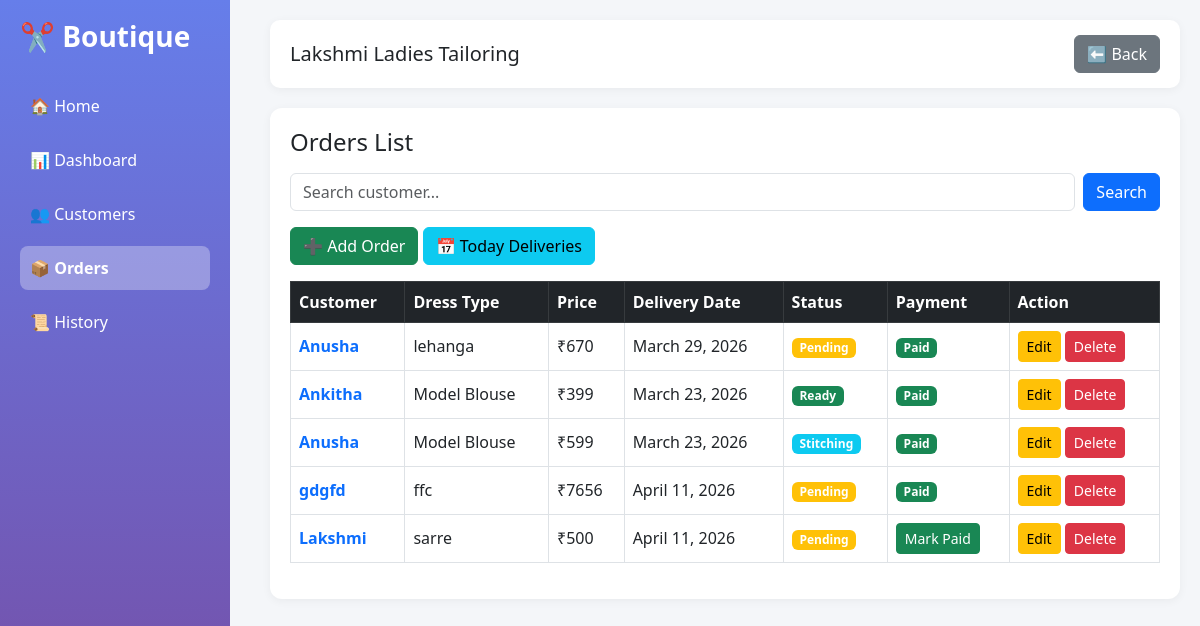
/orders/, run on an earlier commit of the app's database.
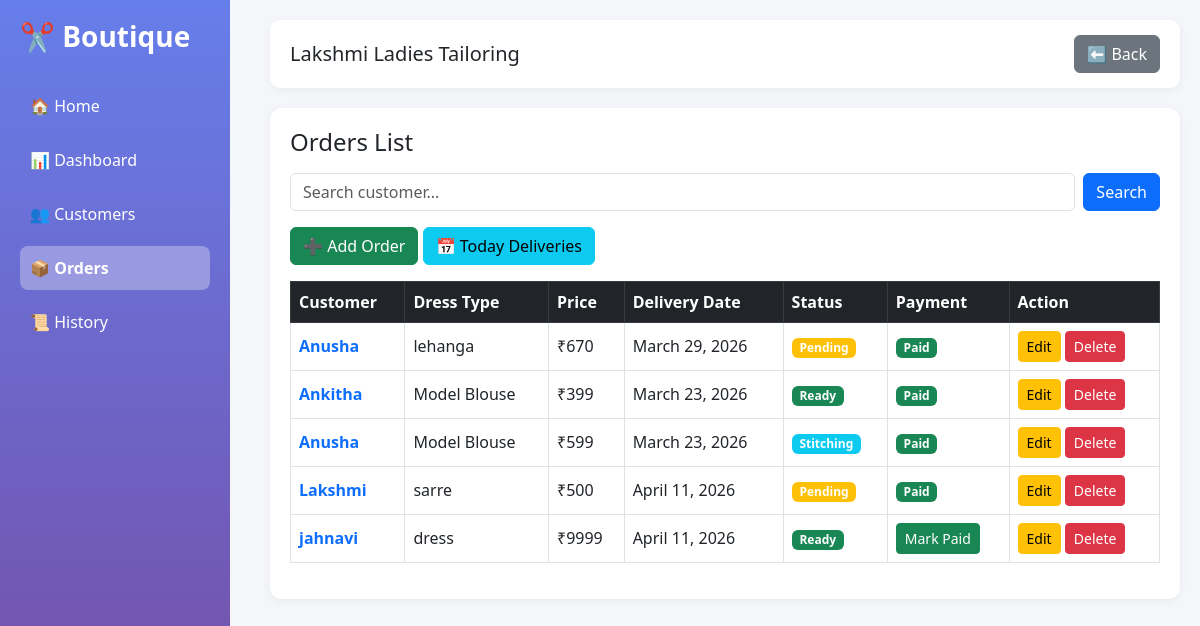
And on a later commit of the database.
### customers/models.py (models this page shows, shortened)
class Order(models.Model):
    STATUS_CHOICES = [
        ('pending', 'Pending'),
        ('stitching', 'In Stitching'),
        ('ready', 'Ready'),
        ('delivered', 'Delivered'),
    ]
    PAYMENT_CHOICES = [
        ('pending', 'Pending'),
        ('paid', 'Paid'),
    ]
    customer = models.ForeignKey(Customer, on_delete=models.CASCADE)
    dress_type = models.CharField(max_length=100)
    price = models.IntegerField()
    order_date = models.DateField()
    delivery_date = models.DateField()
    status = models.CharField(
        max_length=20,
        choices=STATUS_CHOICES,
        default='pending'
    )
    payment_status = models.CharField(
        max_length=10,
        choices=PAYMENT_CHOICES,
        default='pending'
    )
    customer = models.ForeignKey(Customer, on_delete=models.CASCADE)
    dress_type = models.CharField(max_length=100)
    price = models.IntegerField()
    order_date = models.DateField()
    delivery_date = models.DateField()
    status = models.CharField(max_length=20, choices=STATUS_CHOICES, default='pending')

class Customer(models.Model):
    name=models.CharField(max_length=100)
    phone=models.CharField(max_length=15)
    address=models.TextField()

### customers/views.py (the view)
# urls.py: path('orders/', order_list),
def order_list(request):
    query = request.GET.get('q')
    if query:
        orders = Order.objects.filter(customer__name__icontains=query)
    else:
        orders = Order.objects.all()
    return render(request, 'order_list.html', {'orders': orders})

### customers/templates/order_list.html
{% extends 'base.html' %}
{% block content %}
<h4 class="mb-3">Orders List</h4>
<form method="GET" class="mb-3 d-flex gap-2">
    <input type="text" name="q" placeholder="Search customer..."
           class="form-control">
    <button type="submit" class="btn btn-primary">
        Search
    </button>
</form>
<div class="mb-3">
    <a href="/add-order/" class="btn btn-success">➕ Add Order</a>
    <a href="/today-deliveries/" class="btn btn-info">
        📅 Today Deliveries
    </a>
</div>
<table class="table table-bordered table-hover align-middle">
<thead class="table-dark">
<tr>
    <th>Customer</th>
    <th>Dress Type</th>
    <th>Price</th>
    <th>Delivery Date</th>
    <th>Status</th>
    <th>Payment</th>
    <th>Action</th>
</tr>
</thead>
<tbody>
{% for order in orders %}
<tr>
    <td>
        <a href="/customer-measurements/{{ order.customer.id }}/"
           class="text-decoration-none fw-semibold">
            {{ order.customer.name }}
        </a>
    </td>
    <td>{{ order.dress_type }}</td>
    <td>₹{{ order.price }}</td>
    <td>{{ order.delivery_date }}</td>
    <td>
        {% if order.status == "pending" %}
            <span class="badge bg-warning">Pending</span>
        {% elif order.status == "stitching" %}
            <span class="badge bg-info">Stitching</span>
        {% elif order.status == "ready" %}
            <span class="badge bg-success">Ready</span>
        {% elif order.status == "delivered" %}
            <span class="badge bg-primary">Delivered</span>
        {% endif %}
    </td>
    <td>
        {% if order.payment_status == "paid" %}
            <span class="badge bg-success">Paid</span>
        {% else %}
            <a href="/mark-paid/{{ order.id }}/"
               class="btn btn-success btn-sm">
               Mark Paid
            </a>
        {% endif %}
    </td>
    <td>
        <a href="/edit-order/{{ order.id }}/" class="btn btn-warning btn-sm">Edit</a>
        <a href="/delete-order/{{ order.id }}/"
           class="btn btn-danger btn-sm"
           onclick="return confirm('Are you sure?')">
           Delete
        </a>
    </td>
</tr>
{% empty %}
<tr>
    <td colspan="7" class="text-center text-muted">
        No orders found
    </td>
</tr>
{% endfor %}
</tbody>
</table>
{% endblock %}

### customers/templates/base.html (shortened to what this page needs)
<!DOCTYPE html>
<html>
<head>
    <link href="https://cdn.jsdelivr.net/npm/bootstrap@5.3.0/dist/css/bootstrap.min.css" rel="stylesheet">
</head>
<body>
<div class="sidebar">
    <h3>✂️ Boutique</h3>
    <a href="/" class="{% if request.path == '/' %}active{% endif %}">🏠 Home</a>
<a href="/dashboard/" class="{% if 'dashboard' in request.path %}active{% endif %}">📊 Dashboard</a>
<a href="/customers/" class="{% if 'customers' in request.path %}active{% endif %}">👥 Customers</a>
<a href="/orders/" class="{% if 'orders' in request.path %}active{% endif %}">📦 Orders</a>
<a href="/history/" class="{% if 'history' in request.path %}active{% endif %}">📜 History</a>
</div>
<div class="main-content">
    <div class="topbar">
        <h5 class="mb-0">Lakshmi Ladies Tailoring</h5>
        <button onclick="history.back()" class="btn btn-secondary">
            ⬅ Back
        </button>
    </div>
    <div class="card-box">
        {% block content %}
        {% endblock %}
    </div>
</div>
</body>
</html>

### customers/templates/base.html (style rules this page uses)
body { margin: 0; background-color: #f4f6f9; }
.sidebar { position: fixed; top: 0; left: 0; height: 100vh; width: 230px; background: linear-gradient(180deg, #667eea, #764ba2); padding: 20px; color: white; }
.sidebar h3 { margin-bottom: 30px; font-weight: bold; }
.sidebar a { display: block; color: white; text-decoration: none; padding: 10px; border-radius: 8px; margin-bottom: 10px; transition: 0.3s; }
.sidebar a.active { background: rgba(255,255,255,0.3); font-weight: bold; }
.main-content { margin-left: 250px; padding: 20px; }
.topbar { position: fixed; background: white; padding: 15px 20px; border-radius: 10px; box-shadow: 0px 2px 10px rgba(0,0,0,0.05); display: flex; justify-content: space-between; align-items: center; margin-bottom: 20px; position: sticky; top: 0; z-index: 1000; }
.card-box { background: white; padding: 20px; border-radius: 12px; box-shadow: 0px 2px 10px rgba(0,0,0,0.05); }

What changed in the data, as far as the page shows it:
removed Order: customer.name "gdgfd", dress_type "ffc", price "7656", delivery_date "April 11, 2026", status "Pending", payment_status "Paid"
changed Order "sarre": payment_status "Mark Paid" → "Paid"
added Order: customer.name "jahnavi", dress_type "dress", price "9999", delivery_date "April 11, 2026", status "Ready"
